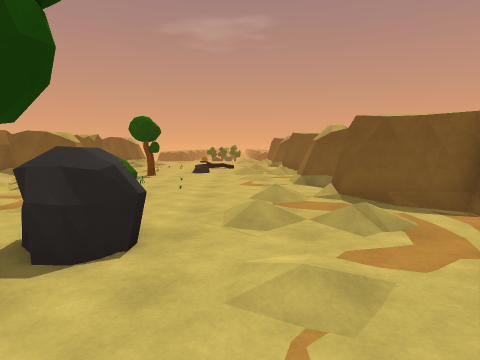
View 1 (above)

16 first-person views from a walk through a 3-D level made in the Unity game engine. The camera is 1.4 m above the floor, tilts 6° down and sees 75° across. The floor is counted in squares, 1.06 m on a side. Each view is taken from the middle of a square. On the plan, view 1 faces up. The plan holds only what a view shows up to about 14 squares ahead; the rest is blank. The place goes on beyond the plan. The player character is not drawn.

View 2
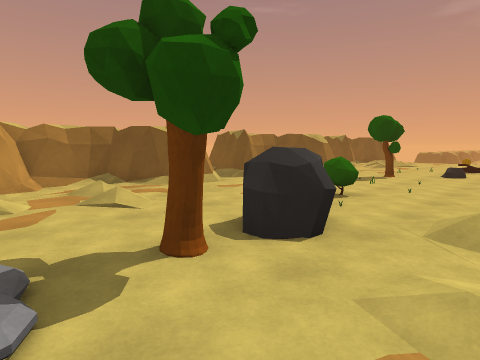

View 3
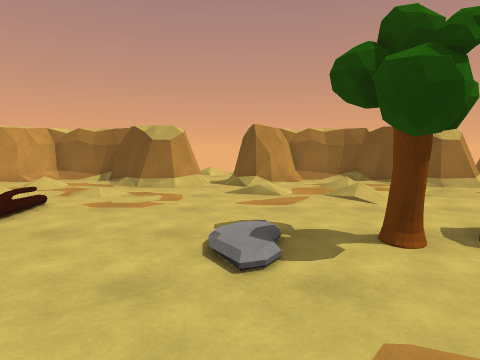

View 4
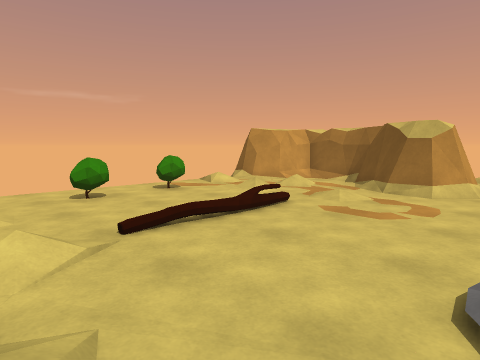

View 5
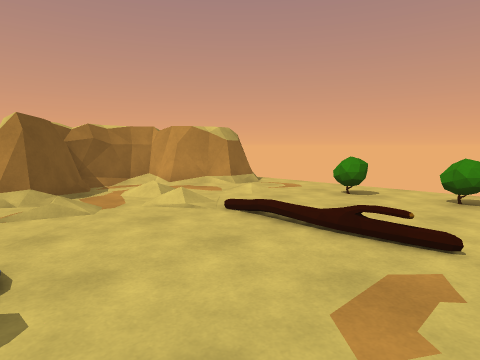

View 6
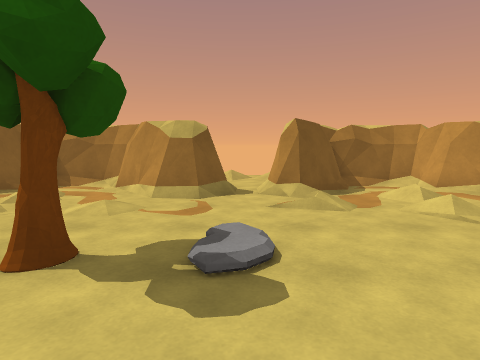

View 7
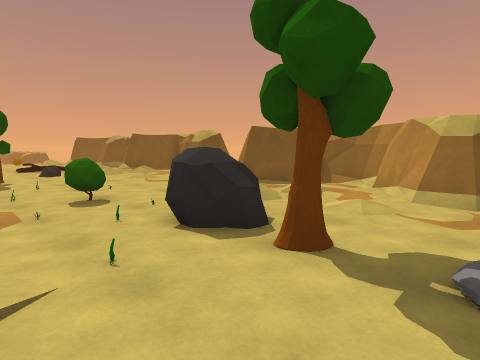

View 8
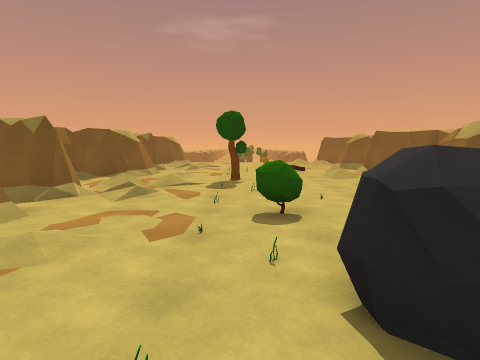

View 9
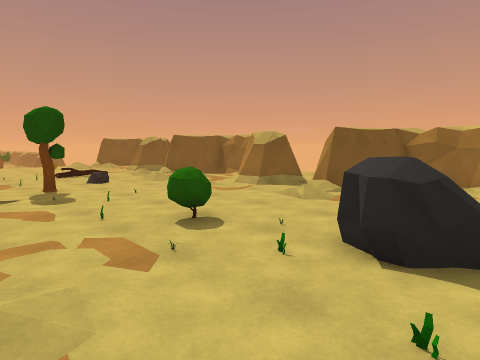

View 10
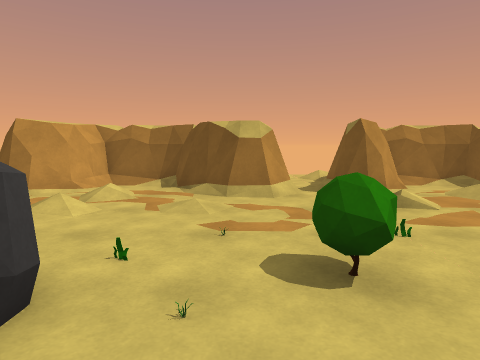

View 11
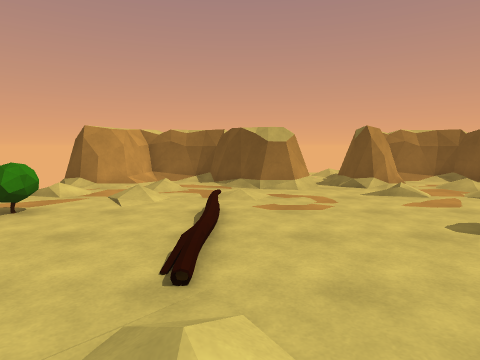

View 12
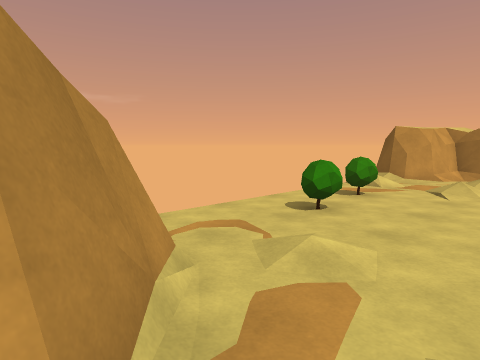

View 13
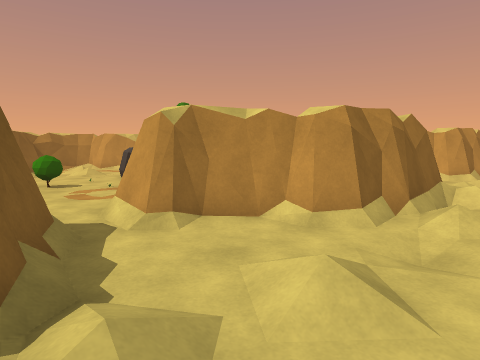

View 14
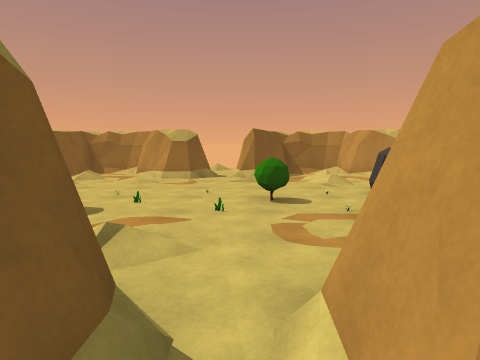

View 15
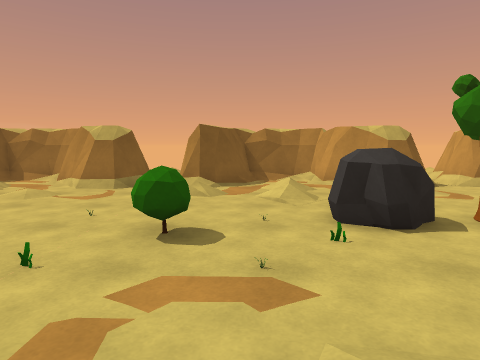

View 16
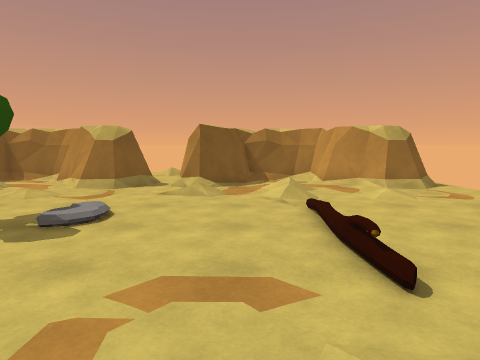

### Floor plan
Key: @ floor where view 1 was taken; # wall or solid block; . main floor; : floor 0.25 m higher than the main floor; / step, stairs or slope; = window, fence, low wall or low ledge; B bush; R rock; T tree; O other object.
Columns run from 15 left of view 1 to 5 right of it. Each row starts with its distance up from view 1.
 13    ##.////....../.#
 12    ###/..........=#
 11 . /####./..O.....=##
 10  .//###./.........=
  9 .//.......O...../.#
  8 .//..##=....B.../.##
  7 ./..###/..O..O..../##
  6  //####./..O...///..#
  5  /####......RR././/.#
  4   ###.//..O.RR.....##
  3  /###.////...T../.###
  2  /####/......T...=##
  1  //  ##./........=##
  0   // ##./....:/@..=#
 -1   /............./.##
 -2      ##=......../.###
 -3      ##/........../##
 -4   /####./.....////..#
 -5   ####........//.//.#
 -6   ###.//...........##
 -7    ##. / /....../.###
 -8    ###/......B...=#
 -9      ##./.BB.B...=#
-10       #./.........=

Positions as (right, up) in squares from view 1, and headings:
1: (0, 0), facing up
2: (1, 0), facing up-left
3: (2, 0), facing left
4: (1, 0), facing down-left
5: (-6, 0), facing down-right
6: (-6, 0), facing right
7: (-6, 0), facing up-right
8: (-4, 2), facing up
9: (-7, 3), facing up-right
10: (0, 7), facing left
11: (2, -4), facing left
12: (4, -5), facing down-left
13: (-15, 11), facing down-right
14: (-11, 9), facing right
15: (-8, 7), facing right
16: (-8, -3), facing right
